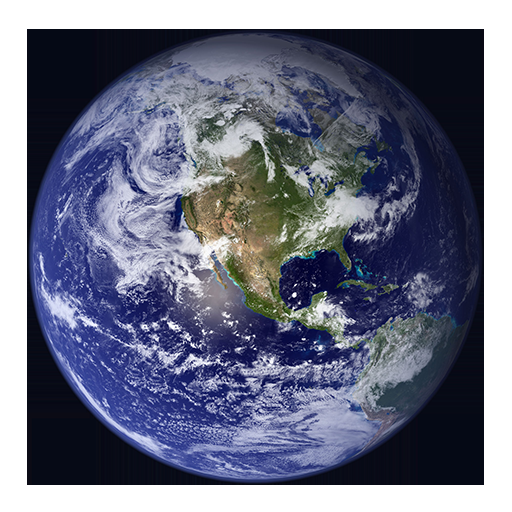
#> input picture earth-16-bit-per-channel.png, 512 x 512 px
$ jupyter execute cv_load_image.ipynb
#> lines starting #> are read from the running program, lines starting #| are printed output that depends on the picture
[cell 1]
import cv2

# Read 8-bit grayscale image
im = cv2.imread("earth-16-bit-per-channel.png", cv2.IMREAD_GRAYSCALE)
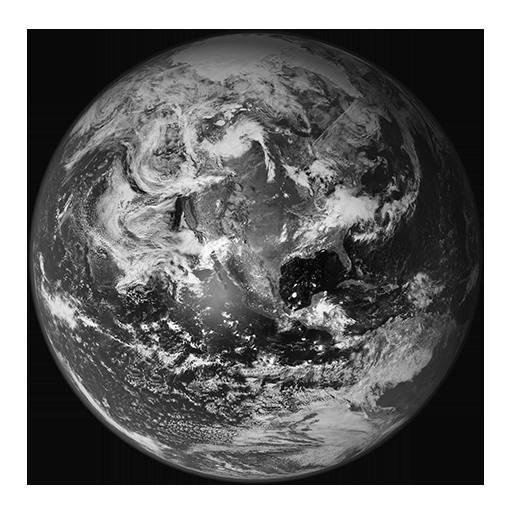
#> im: shape (512, 512); min 2, max 255, mean 112.9
print("flags :  cv2.IMREAD_GRAYSCALE")
print("Size %s, type %s\n" % (im.shape,im.dtype))
#| Size (512, 512), type uint8

# Read 8-bit color image
im = cv2.imread("earth-16-bit-per-channel.png", cv2.IMREAD_COLOR)
#> im is the input picture: shape (512, 512, 3); mean B, G, R 132, 111.9, 108
print("flags : cv2.IMREAD_COLOR")
print("Size %s, type %s\n" % (im.shape,im.dtype))
#| Size (512, 512, 3), type uint8

# Read 16-bit color image
im = cv2.imread("earth-16-bit-per-channel.png", cv2.IMREAD_ANYCOLOR | cv2.IMREAD_ANYDEPTH )
print("flags :  cv2.IMREAD_ANYCOLOR | cv2.IMREAD_ANYDEPTH")
print("Size %s, type %s\n" % (im.shape,im.dtype))
#| Size (512, 512, 3), type uint16

# Read transparent PNG / TIFF image
im = cv2.imread("earth-16-bit-per-channel.png", cv2.IMREAD_UNCHANGED)
#> im: shape (512, 512, 4) uint16
print("flags : cv2.IMREAD_UNCHANGED")
print("Size %s, type %s\n" % (im.shape,im.dtype))
#| Size (512, 512, 4), type uint16

[cell 2]
im.shape
#> Out = (512, 512, 4)
